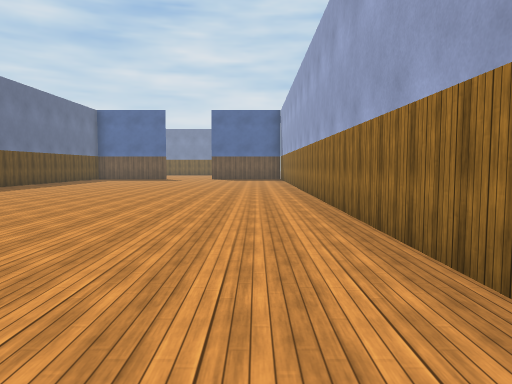
view 1 (above)

17 first-person views from a walk through a scene from a Unity 3-D project. The camera is 1.4 m above the floor, tilts 4° down and sees 70° across. The floor is counted in squares, 2 m on a side. Each view is taken from the middle of a square. On the plan, view 1 faces up. The plan holds only what a view shows up to about 11 squares ahead; the rest is blank. The place goes on beyond the plan. The player character is not drawn. Surface patterns are stand-ins for the level's own textures.

view 2
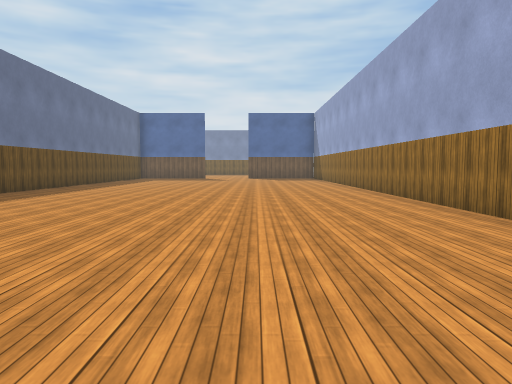

view 3
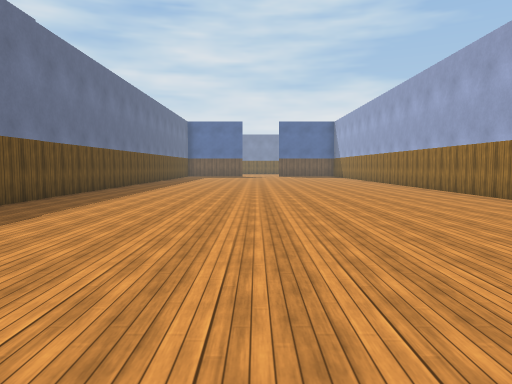

view 4
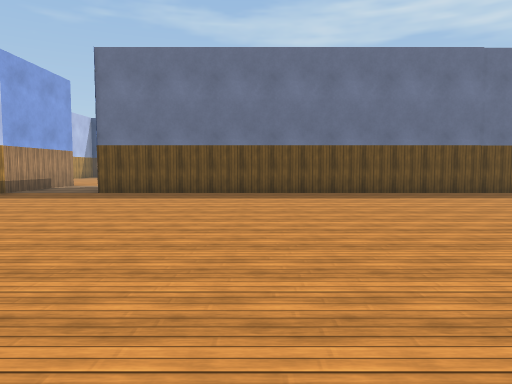

view 5
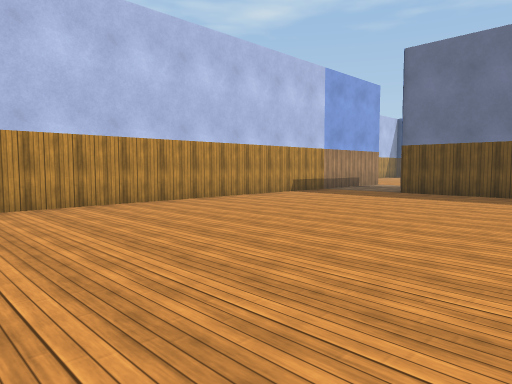

view 6
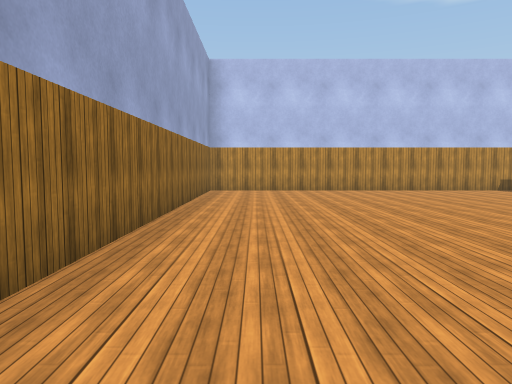

view 7
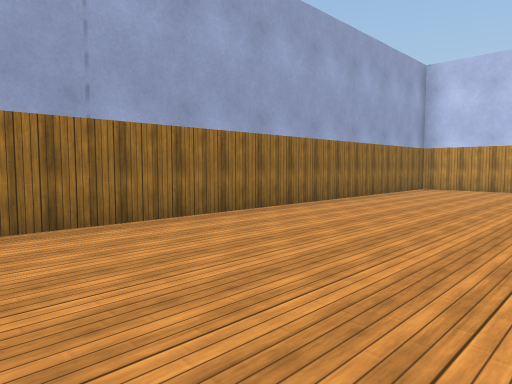

view 8
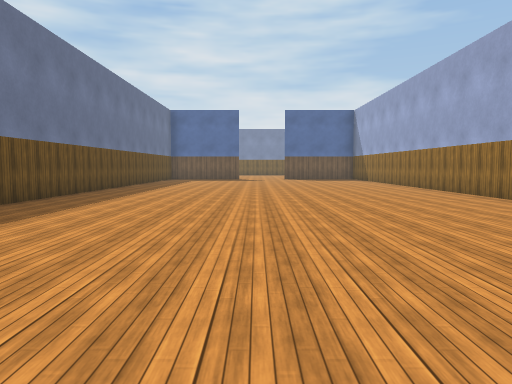

view 9
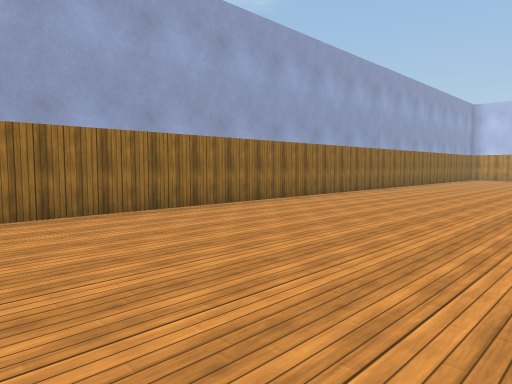

view 10
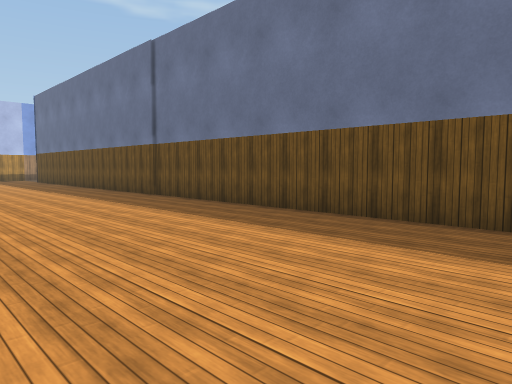

view 11
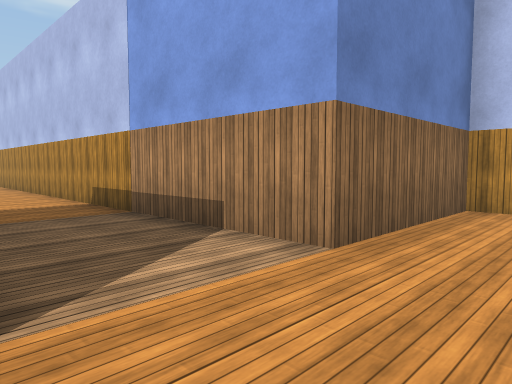

view 12
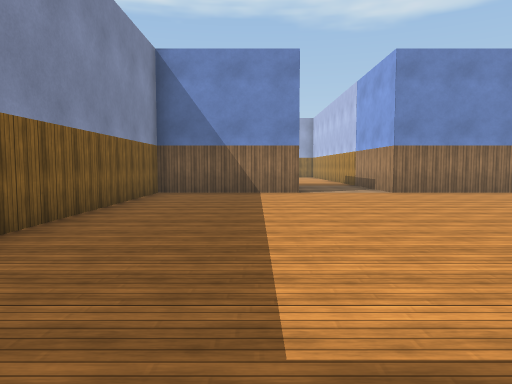

view 13
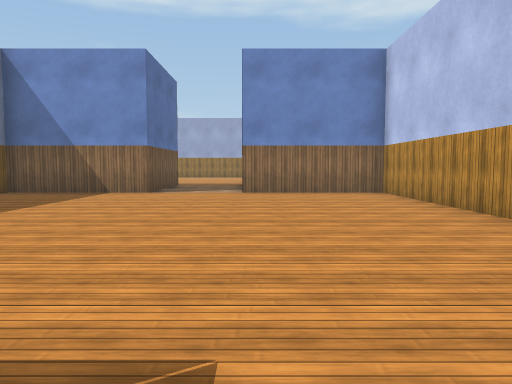

view 14
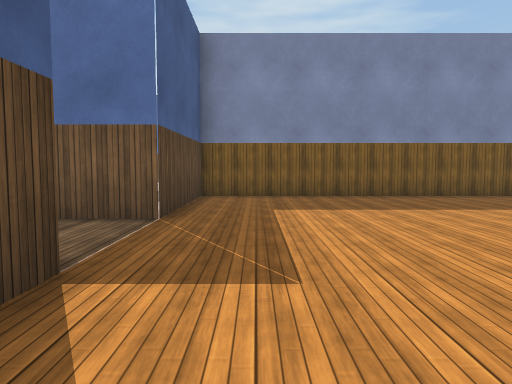

view 15
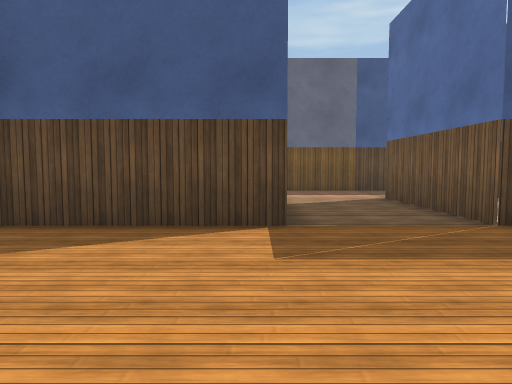

view 16
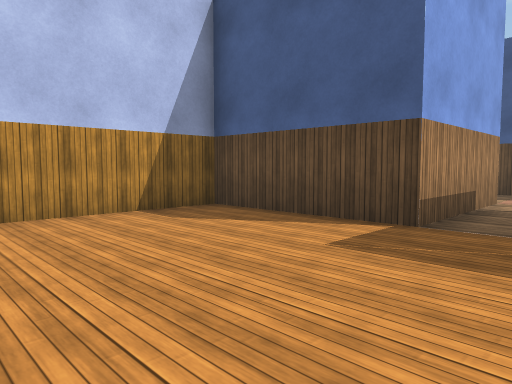

view 17
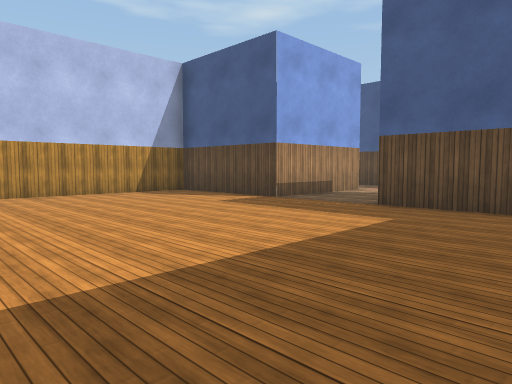

### Floor plan
Points are (right, up) in squares from view 1. A wall is a line through its corners. A room is listed if a view was taken in it or the views show most of it. See-through windows are left out.
Room 1 (views 1, 2, 3, 4, 5, 6, 7, 8, 9, 10)
walls: (-11, -7.1) (-12.3, -7.1); (-8.6, 11.1) (-8.6, -7.2); (-12.3, -9.6) (1.4, -9.6) (1.4, 11.1)
ways out: opening at (-13, -8.5) to room 2
Room 2 (views 11, 12, 13, 14, 15, 16, 17)
walls: (-12.3, -7.1) (-12.3, -3.4) (-22.3, -3.4) (-22.3, -7.1) (-26.1, -7.1); (-21.5, -13.4) (-12.3, -13.4) (-12.3, -9.6); (-26.1, -9.6) (-22.3, -9.6) (-22.3, -12.5)
ways out: opening at (-13, -8.5) to room 1; opening at (-27, -8.5)

Positions as (right, up) in squares from view 1, and headings:
1: (0, 0), facing up
2: (-2, -1), facing up
3: (-4, -5), facing up
4: (1, -3), facing left
5: (1, -3), facing down-left
6: (0, 1), facing down
7: (-3, 2), facing down-right
8: (-4, 0), facing up
9: (-4, 11), facing down-right
10: (-4, 11), facing down-left
11: (-14, -7), facing down-right
12: (-22, -6), facing right
13: (-22, -10), facing right
14: (-21, -12), facing up
15: (-18, -10), facing left
16: (-18, -8), facing down-left
17: (-16, -4), facing down-left
